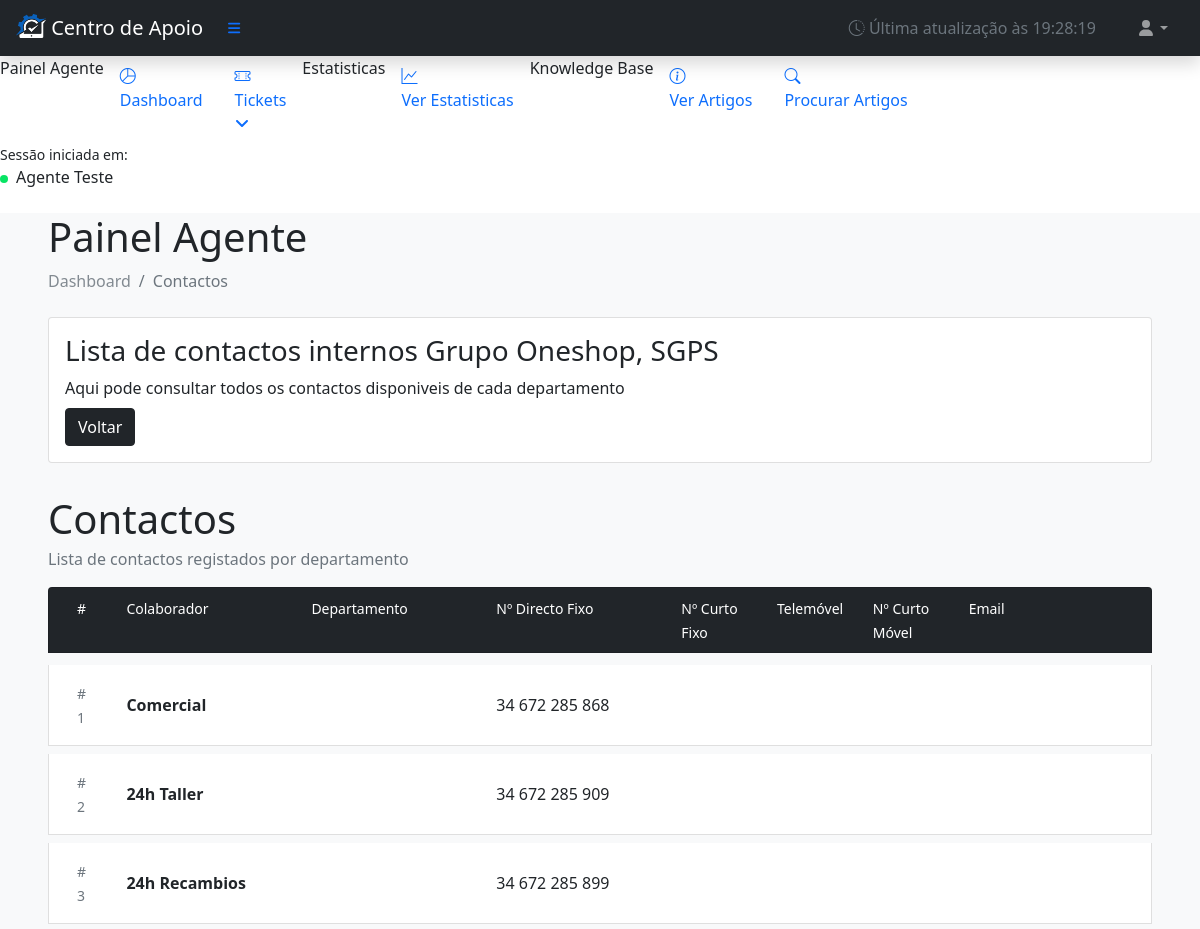
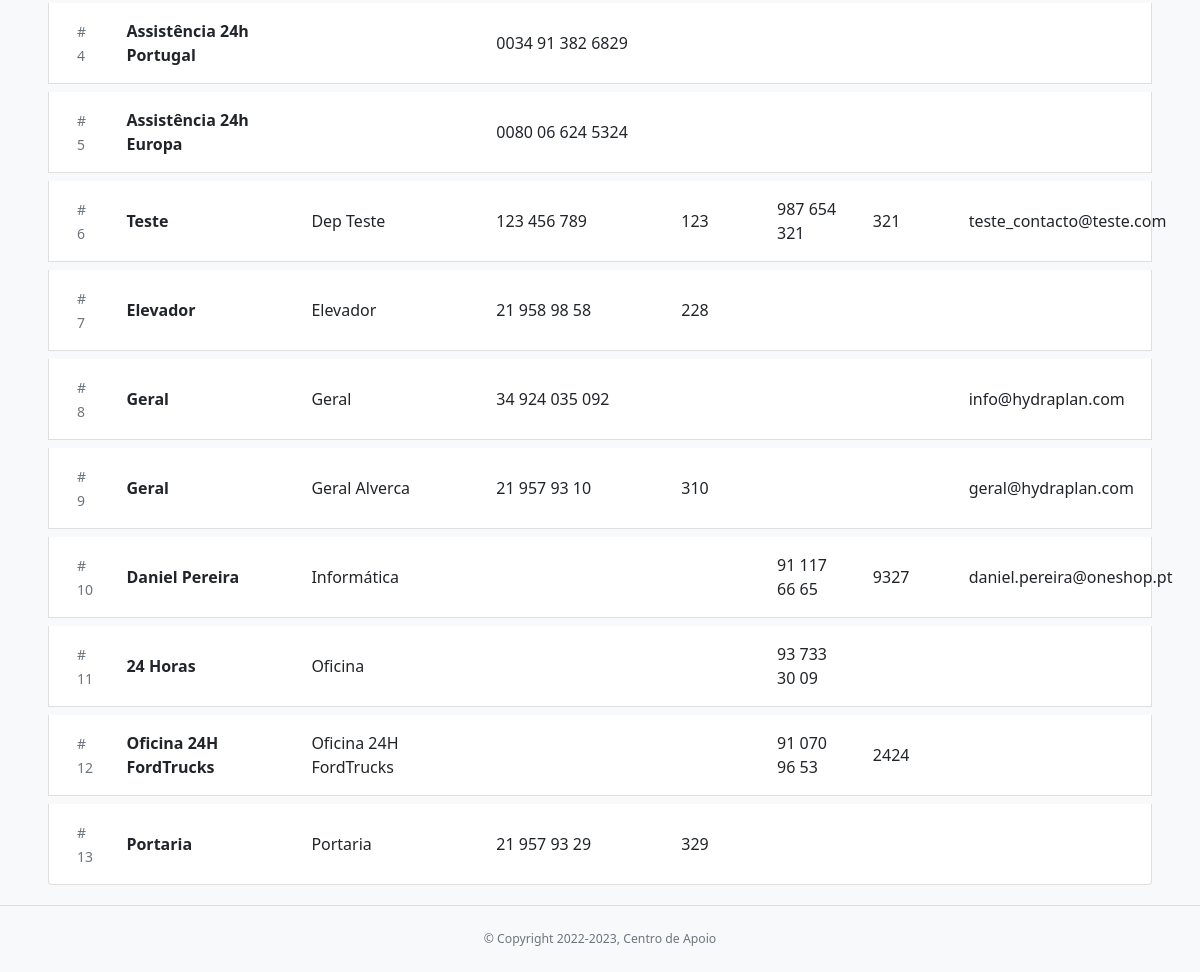
/root/global-panel/consultar-contactos.php (signed in), run on the app's committed database (2 pictures, top to bottom).
### tables this page shows
CREATE TABLE `phone_list` (
  `id` int(11) NOT NULL,
  `colaborador` varchar(250) NOT NULL,
  `departamento` varchar(250) NOT NULL,
  `num_directo` varchar(250) NOT NULL,
  `curto_fixo` varchar(250) NOT NULL,
  `telemovel` varchar(250) NOT NULL,
  `curto_movel` varchar(250) NOT NULL,
  `email` varchar(250) NOT NULL
);

### root/global-panel/consultar-contactos.php (the view, shortened to what this page needs)
<?php
include('../components/page-head.php');
?>
<?php
$db = new DB();
$dbconn = $db->conn;
$latest = [];
$sql = "SELECT * FROM phone_list ORDER BY departamento ASC";
$recodes = mysqli_query($dbconn, $sql);
if ($recodes->num_rows > 0) {
    while ($row = $recodes->fetch_assoc()) {
        $latest[] = $row;
    }
}
?>
<body class="sb-nav-fixed">
    <?php include('../global-panel/components/topnav-painel.php'); ?>
    <div id="layoutSidenav">
        <?php include('../global-panel/components/sidebar-painel.php'); ?>
        <div id="layoutSidenav_content" class="bg-light">
            <main>
                <div class="container-fluid px-5">
                    <?php
                    if (isset($_SESSION['role'])) {
                        if (isset($_SESSION['user_logged']) && $_SESSION['user_logged'] == true) {
                            echo '
                                <h1 class="mt-4">Painel Cliente</h1>
                                <ol class="breadcrumb mb-4">
                                    <li class="breadcrumb-item"><a href="./user-panel/painel-cliente.php">Dashboard</a></li>
                                    <li class="breadcrumb-item active">Contactos</li>
                                </ol>
                                ';
                        } elseif (isset($_SESSION['agent_logged']) && $_SESSION['agent_logged'] == true) {
                            echo '
                                <h1 class="mt-4">Painel Agente</h1>
                                <ol class="breadcrumb mb-4">
                                    <li class="breadcrumb-item"><a href="./agent-panel/painel-agente.php">Dashboard</a></li>
                                    <li class="breadcrumb-item active">Contactos</li>
                                </ol>
                                ';
                        }
                    }
                    ?>
                    <div class="row">
                        <div class="col-xl-12">
                            <div class="card mb-4">
                                <div class="card-body">
                                    <h3>Lista de contactos internos Grupo Oneshop, SGPS </h3>
                                    <span>Aqui pode consultar todos os contactos disponiveis de cada departamento</span><br>
                                    <?php
                                    if (isset($_SESSION['user_logged']) && $_SESSION['user_logged'] == true) {
                                        echo '<a href="./user-panel/painel-cliente.php" target="_self" rel="noopener noreferrer" class="btn btn-dark mt-2">Voltar</a>';
                                    } elseif (isset($_SESSION['agent_logged']) && $_SESSION['agent_logged'] == true) {
                                        echo '<a href="./agent-panel/painel-agente.php" target="_self" rel="noopener noreferrer" class="btn btn-dark mt-2">Voltar</a>';
                                    } elseif (isset($_SESSION['admin_logged']) && $_SESSION['admin_logged'] == true) {
                                        echo '<a href="./admin-panel/painel-admin.php" target="_self" rel="noopener noreferrer" class="btn btn-dark mt-2">Voltar</a>';
                                    }
                                    ?>
                                </div>
                            </div>
                        </div>
                    </div>
                    <h1 class="mt-2 mb-1">Contactos</h1>
                    <div class="text-muted">
                        Lista de contactos registados por departamento
                    </div>
                    <div class="bg-light my-3">
                        <div class="list-group">
                            <div class="d-none d-lg-block list-group-item bg-dark text-white mb-2">
                                <div class="container-fluid">
                                    <div class="row justify-content-between">
                                        <div class="col-lg-1 col-sm-12" style="width:4% !important;">
                                            <small>#</small>
                                        </div>
                                        <div class="col-lg-2 col-sm-12">
                                            <small>Colaborador</small>
                                        </div>
                                        <div class="col-lg-2 col-sm-12">
                                            <small>Departamento</small>
                                        </div>
                                        <div class="col-lg-2 col-sm-12">
                                            <small>Nº Directo Fixo</small>
                                        </div>
                                        <div class="col-lg-1 col-sm-12">
                                            <small>Nº Curto Fixo</small>
                                        </div>
                                        <div class="col-lg-1 col-sm-12">
                                            <small>Telemóvel</small>
                                        </div>
                                        <div class="col-lg-1 col-sm-12">
                                            <small>Nº Curto Móvel</small>
                                        </div>
                                        <div class="col-lg-2 col-sm-12">
                                            <small>Email</small>
                                        </div>
                                    </div>
                                </div>
                            </div>
                            <?php if (count($latest) > 0) {
                                $contador = 1;
                                foreach ($latest as $k => $v) {
                                    echo '
                                    <li class="list-group-item list-group-item-action my-1" aria-current="true">
                                        <div class="container-fluid">
                                            <div class="row d-flex justify-content-between align-items-center py-2">
                                                <div class="col-lg-1 col-sm-12" style="width:4% !important;">
                                                    <span class="text-muted"><small># ' . ($contador++) . '</small></span>
                                                </div>
                                                <div class="col-lg-2 col-sm-12">
                                                    <span class="fw-bold">' . $v['colaborador'] . '</span>
                                                </div>
                                                <div class="col-lg-2 col-sm-12">
                                                    <span>' . $v['departamento'] . '</span>
                                                </div>
                                                <div class="col-lg-2 col-sm-12">
                                                    <span>' . $v['num_directo'] . '</span>
                                                </div>
                                                <div class="col-lg-1 col-sm-12">
                                                    <span>' . $v['curto_fixo'] . '</span>
                                                </div>
                                                <div class="col-lg-1 col-sm-12">
                                                    <span>' . $v['telemovel'] . '</span>
                                                </div>
                                                <div class="col-lg-1 col-sm-12">
                                                    <span>' . $v['curto_movel'] . '</span>
                                                </div>
                                                <div class="col-lg-2 col-sm-12">
                                                    <span>' . $v['email'] . '</span>
                                                </div>
                                            </div>
                                        </div>
                                    </li>
                                ';
                                }
                            } else {
                                echo '<div class="alert alert-info">Não existem contactos registados</div>';
                            } ?>
                        </div>
                    </div>
                </div>
            </main>
            <?php include('../components/panels/footer-panel.php'); ?>
        </div>
    </div>
</body>
</html>

### root/assets/css/app.css (style rules this page uses)
.breadcrumb { text-decoration: none; }
.breadcrumb-item > a { color: #828a91; text-decoration: none; }

### data on the page
phone_list: colaborador "Comercial", num_directo "34 672 285 868"
phone_list: colaborador "24h Taller", num_directo "34 672 285 909"
phone_list: colaborador "24h Recambios", num_directo "34 672 285 899"
phone_list: colaborador "Assistência 24h Portugal", num_directo "0034 91 382 6829"
phone_list: colaborador "Assistência 24h Europa", num_directo "0080 06 624 5324"
phone_list: colaborador "Teste", departamento "Dep Teste", num_directo "123 456 789", curto_fixo "123", telemovel "987 654 321", curto_movel "321", email "teste_contacto@teste.com"
phone_list: colaborador "Elevador", departamento "Elevador", num_directo "21 958 98 58", curto_fixo "228"
phone_list: colaborador "Geral", departamento "Geral", num_directo "34 924 035 092", email "info@hydraplan.com"
phone_list: colaborador "Geral", departamento "Geral Alverca", num_directo "21 957 93 10", curto_fixo "310", email "geral@hydraplan.com"
phone_list: colaborador "Daniel Pereira", departamento "Informática", telemovel "91 117 66 65", curto_movel "9327", email "daniel.pereira@oneshop.pt"
phone_list: colaborador "24 Horas", departamento "Oficina", telemovel "93 733 30 09"
phone_list: colaborador "Oficina 24H FordTrucks", departamento "Oficina 24H FordTrucks", telemovel "91 070 96 53", curto_movel "2424"
phone_list: colaborador "Portaria", departamento "Portaria", num_directo "21 957 93 29", curto_fixo "329"

### other printed values
$_SESSION['nome'] "Agente"
$_SESSION['apelido'] "Teste"
